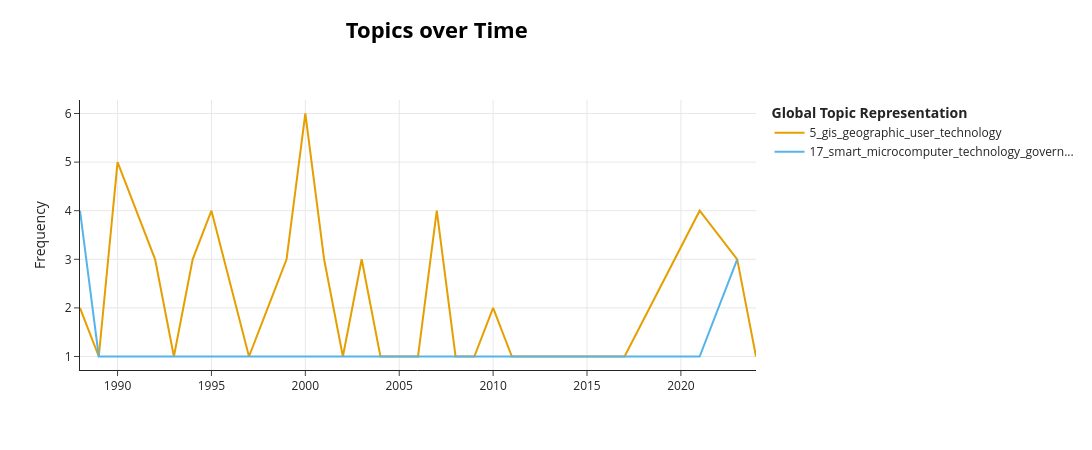

The notebook cell this image was saved under:
### Code cell
t_list = []
for i in range(10, 24):
    #print(i)
    t_list.append(i)
topic_model_tfidf.visualize_topics_over_time(topics_over_time, topics = [5, 17])

### Figure 1 — Plotly figure (JSON) as saved in the notebook; plotly's stock layout.template omitted (floating-point values rounded to 4 significant figures)
{"data": [{"hoverinfo": "text", "hovertext": ["<b>Topic 5</b><br>Words: handling, geographic gis, microcomputer, gis, report", "<b>Topic 5</b><br>Words: package, graphic, linked, base, loosely", "<b>Topic 5</b><br>Words: gis, geographic gis, mapping, geographic, software", "<b>Topic 5</b><br>Words: organisational, graphic, gis, geographic gis, operation", "<b>Topic 5</b><br>Words: gis, scientific, general particular, author attempt, analysis discussed", "<b>Topic 5</b><br>Words: gis, prescriptive, predictive, interface, analysis discussed", "<b>Topic 5</b><br>Words: gis, dimensional, visualization, master plan, argues", "<b>Topic 5</b><br>Words: investment, user experience, software package, user interface, evaluation", "<b>Topic 5</b><br>Words: macro, gis, basic, mapping, inconclusive", "<b>Topic 5</b><br>Words: gis, internet, generated, resident, easy", "<b>Topic 5</b><br>Words: gis, organization, sharing, promote, federal", "<b>Topic 5</b><br>Words: public participation, internet, participation, gis, web", "<b>Topic 5</b><br>Words: ps, bridging, pace, conclusion drawn, geographical gis", "<b>Topic 5</b><br>Words: housing estate, french, core, slow, singapore", "<b>Topic 5</b><br>Words: administration, italian, public sector, website, carried", "<b>Topic 5</b><br>Words: physical social, developing world, maximizing, scarce, gis analysis", "<b>Topic 5</b><br>Words: development implementation, special attention, geographical gis, attention paid, rural", "<b>Topic 5</b><br>Words: gis, political, organisational, code, depicted", "<b>Topic 5</b><br>Words: buffer, percentage, fixed, calculation, emergency", "<b>Topic 5</b><br>Words: rigorous, articulation, historic, simultaneous, gis", "<b>Topic 5</b><br>Words: added, obstacle, geo, datasets, approximately", "<b>Topic 5</b><br>Words: kingdom, united kingdom, hoped, conclusion drawn, interaction", "<b>Topic 5</b><br>Words: participant, platform, sustained, inherently, map", "<b>Topic 5</b><br>Words: programme, easily, synergy, overlay, communicating", "<b>Topic 5</b><br>Words: mark, achievement, st, going, member", "<b>Topic 5</b><br>Words: sensor, geospatial, museum, official, completeness", "<b>Topic 5</b><br>Words: geospatial, semantic, web, official, website", "<b>Topic 5</b><br>Words: non linear, projection, non, distance, linear"], "marker": {"color": "#E69F00"}, "mode": "lines", "name": "5_gis_geographic_user_technology", "x": [1988, 1989, 1990, 1992, 1993, 1994, 1995, 1997, 1998, 1999, 2000, 2001, 2002, 2003, 2004, 2005, 2006, 2007, 2008, 2009, 2010, 2011, 2012, 2015, 2017, 2021, 2023, 2024], "y": [2, 1, 5, 3, 1, 3, 4, 1, 2, 3, 6, 3, 1, 3, 1, 1, 1, 4, 1, 1, 2, 1, 1, 1, 1, 4, 3, 1], "type": "scatter"}, {"hoverinfo": "text", "hovertext": ["<b>Topic 17</b><br>Words: microcomputer, school, british, hardware, training", "<b>Topic 17</b><br>Words: dependency, nation, technology, computer, irrelevant", "<b>Topic 17</b><br>Words: laboratory, recovery, computer, easier, continuing", "<b>Topic 17</b><br>Words: web, assist, community, augment, lynch", "<b>Topic 17</b><br>Words: attitude, interview, expected, perception, nowadays", "<b>Topic 17</b><br>Words: platform, smart, article, investigates, institution", "<b>Topic 17</b><br>Words: governance, smart, gap, technology, debate", "<b>Topic 17</b><br>Words: risk, smart, nation, project, likelihood", "<b>Topic 17</b><br>Words: resource, resilient, common, climate, leverage", "<b>Topic 17</b><br>Words: smart, baseline, phase, fails, vi"], "marker": {"color": "#56B4E9"}, "mode": "lines", "name": "17_smart_microcomputer_technology_govern...", "x": [1988, 1989, 1995, 2001, 2002, 2019, 2020, 2021, 2022, 2023], "y": [4, 1, 1, 1, 1, 1, 1, 1, 2, 3], "type": "scatter"}], "layout": {"xaxis": {"showgrid": true}, "yaxis": {"showgrid": true, "title": {"text": "Frequency"}}, "title": {"font": {"size": 22, "color": "Black"}, "text": "<b>Topics over Time</b>", "y": 0.95, "x": 0.4, "xanchor": "center", "yanchor": "top"}, "hoverlabel": {"font": {"size": 16, "family": "Rockwell"}, "bgcolor": "white"}, "width": 1250, "height": 450, "legend": {"title": {"text": "<b>Global Topic Representation"}}}}
